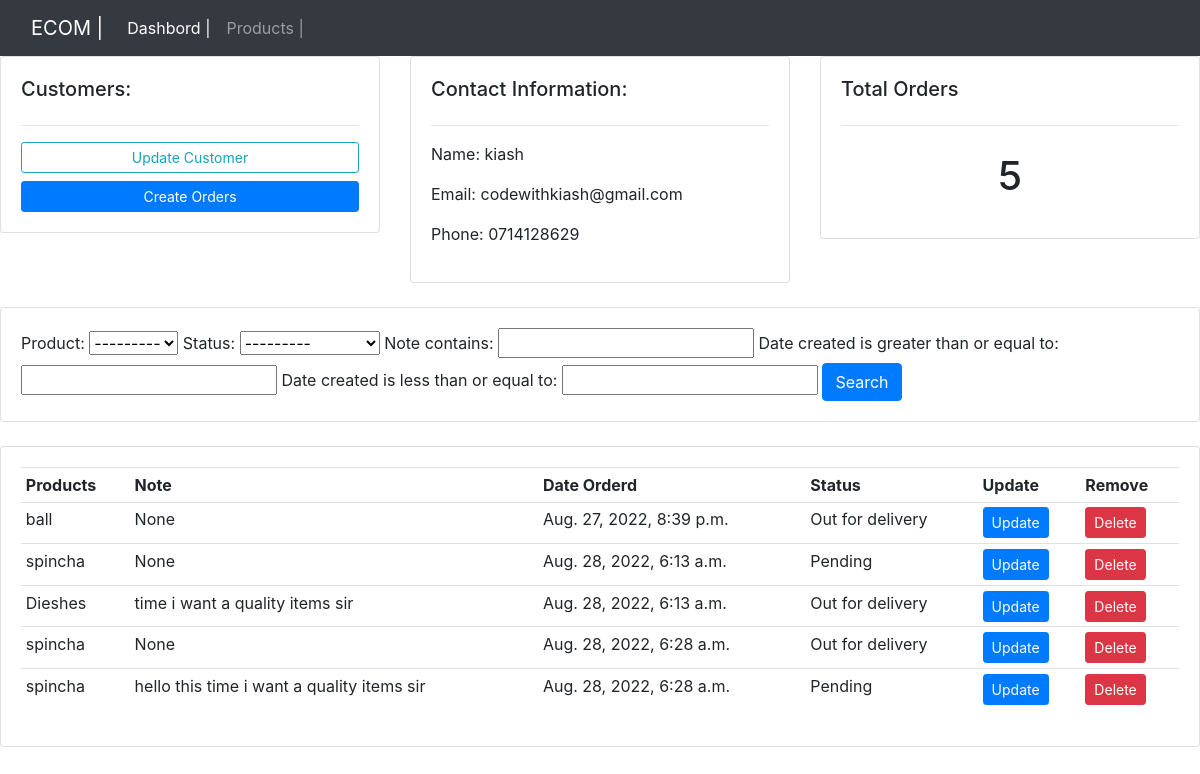
Page /customers/2/ on the committed database.
### crm/models.py (models this page shows, shortened)
class Customers(models.Model):
    name = models.CharField(max_length=200,blank=True,null=True)
    email = models.CharField(max_length=200,blank=True,null=True)
    phone = models.CharField(max_length=200,blank=True,null=True)
    date_created = models.DateTimeField(auto_now_add=True)

class Order(models.Model):
    STATUS = (
        ('Pending','Pending'),
        ('Out for delivery','Out for delivery'),
        ('Delivered','Delivered'),
    )
    customer=models.ForeignKey(Customers,null=True,on_delete=models.SET_NULL)
    product=models.ForeignKey(Products,null=True,on_delete=models.SET_NULL)
    date_created = models.DateTimeField(auto_now_add=True)
    status=models.CharField(max_length=200,blank=True,null=True,choices=STATUS)
    note=models.CharField(max_length=1000,blank=True,null=True)

class Products(models.Model):
    CATEGORY = (
        ('Indoor','Indoor'),
        ('Out Door','Out Door'),
    )
    name=models.CharField(max_length=200,blank=True,null=True)
    price=models.FloatField(blank=True,null=True)
    category=models.CharField(max_length=200,blank=True,null=True,choices=CATEGORY)
    description=models.CharField(max_length=200,blank=True,null=True)
    date_created = models.DateTimeField(auto_now_add=True)
    tag=models.ManyToManyField(Tag)
    def __str__(self):
        return self.name

### crm/views.py (the view)
# urls.py: path('customers/<int:pk>/',customers,name='customers'),
def customers(request,pk):
    customers = Customers.objects.get(id=pk)
    orders = customers.order_set.all()
    orders_count=orders.count()
    myFilter=OrderFilter(request.GET,queryset=orders)
    orders=myFilter.qs
    context={
        'customers':customers,
        'orders':orders,
        'orders_count':orders_count,
        'myFilter':myFilter
        }
    return render(request, 'customers.html',context)

### frontend/templates/customers.html
{% extends 'base.html' %}
{% load static %}
{% block content %}
<div class="row">
    <div class="col-md">
        <div class="card card-body">
            <h5>Customers:</h5>
            <hr>
            <a href="" class="btn btn-outline-info btn-sm btn-block">Update Customer</a>
            <a href="{% url 'crm:create_order' customers.id %}" class="btn btn-primary btn-sm btn-block">Create Orders</a>
        </div>
    </div>
    <div class="col-md">
        <div class="card card-body">
            <h5>Contact Information:</h5>
            <hr>
            <p>Name:  {{customers.name}}</p>
            <p>Email:  {{customers.email}}</p>
            <p>Phone:  {{customers.phone}}</p>
        </div>
    </div>
    <div class="col-md">
        <div class="card card-body">
            <h5>Total Orders</h5>
            <hr>
            <h1 style="text-align:center; padding:10px;">{{orders_count}}</h1>
        </div>
    </div>
</div>
<br>
<div class="row">
    <div class="col">
        <div class="card card-body">
            <form action="" method="get">
                {{myFilter.form}}
                <button class="btn btn-primary" type="submit">Search</button>
            </form>
        </div>
    </div>
</div>
<br>
<div class="row">
    <div class="col-md">
        <div class="card card-body">
            <table class="table table-sm">
                <tr>
                    <th>Products</th>
                    <th>Note</th>
                    <th>Date Orderd</th>
                    <th>Status</th>
                    <th>Update</th>
                    <th>Remove</th>
                </tr>
                {% for order in orders %}
                <tr>
                    <td>{{order.product}}</td>
                    <td>{{order.note}}</td>
                    <td>{{order.date_created}}</td>
                    <td>{{order.status}}</td>
                    <td><a href="{% url 'crm:update_order' order.id  %}" class="btn btn-primary btn-sm">Update</a></td>
                    <td><a href="{% url 'crm:delete_order' order.id %}" class="btn btn-danger btn-sm">Delete</a></td>
                </tr>
                {% endfor %}
            </table>
        </div>
    </div>
</div>
{% endblock %}

### frontend/static/css/main.css (style rules this page uses)
body { background-color: #ebeff5; }

### rows in the picture
Customers: name "kiash", email "codewithkiash@gmail.com", phone "0714128629"
Order: product "ball", note "None", date_created "Aug. 27, 2022, 8:39 p.m.", status "Out for delivery"
Order: product "spincha", note "None", date_created "Aug. 28, 2022, 6:13 a.m.", status "Pending"
Order: product "Dieshes", note "time i want a quality items sir", date_created "Aug. 28, 2022, 6:13 a.m.", status "Out for delivery"
Order: product "spincha", note "None", date_created "Aug. 28, 2022, 6:28 a.m.", status "Out for delivery"
Order: product "spincha", note "hello this time i want a quality items sir", date_created "Aug. 28, 2022, 6:28 a.m.", status "Pending"

### other values in the picture
{{ orders_count }} "5"
